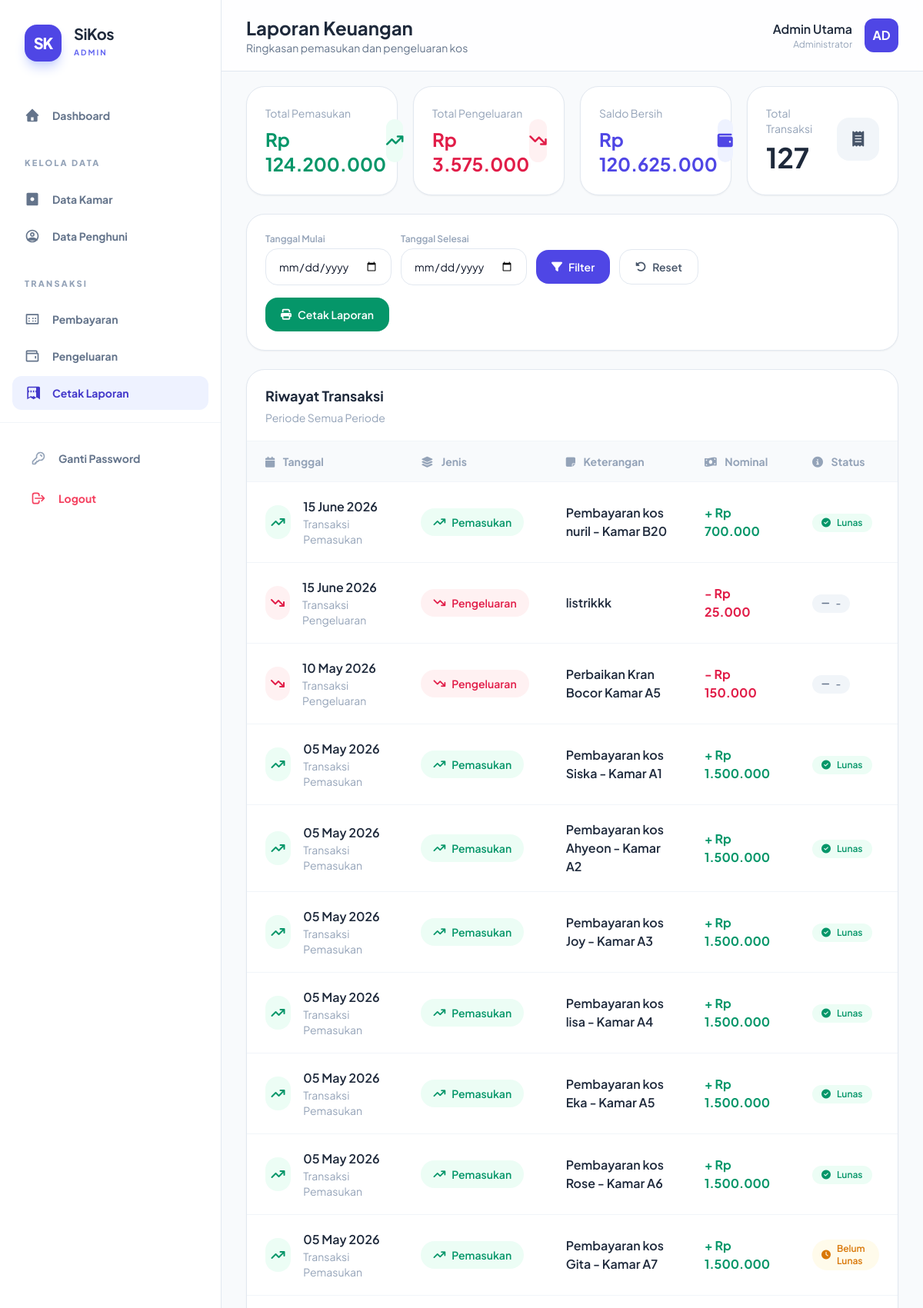
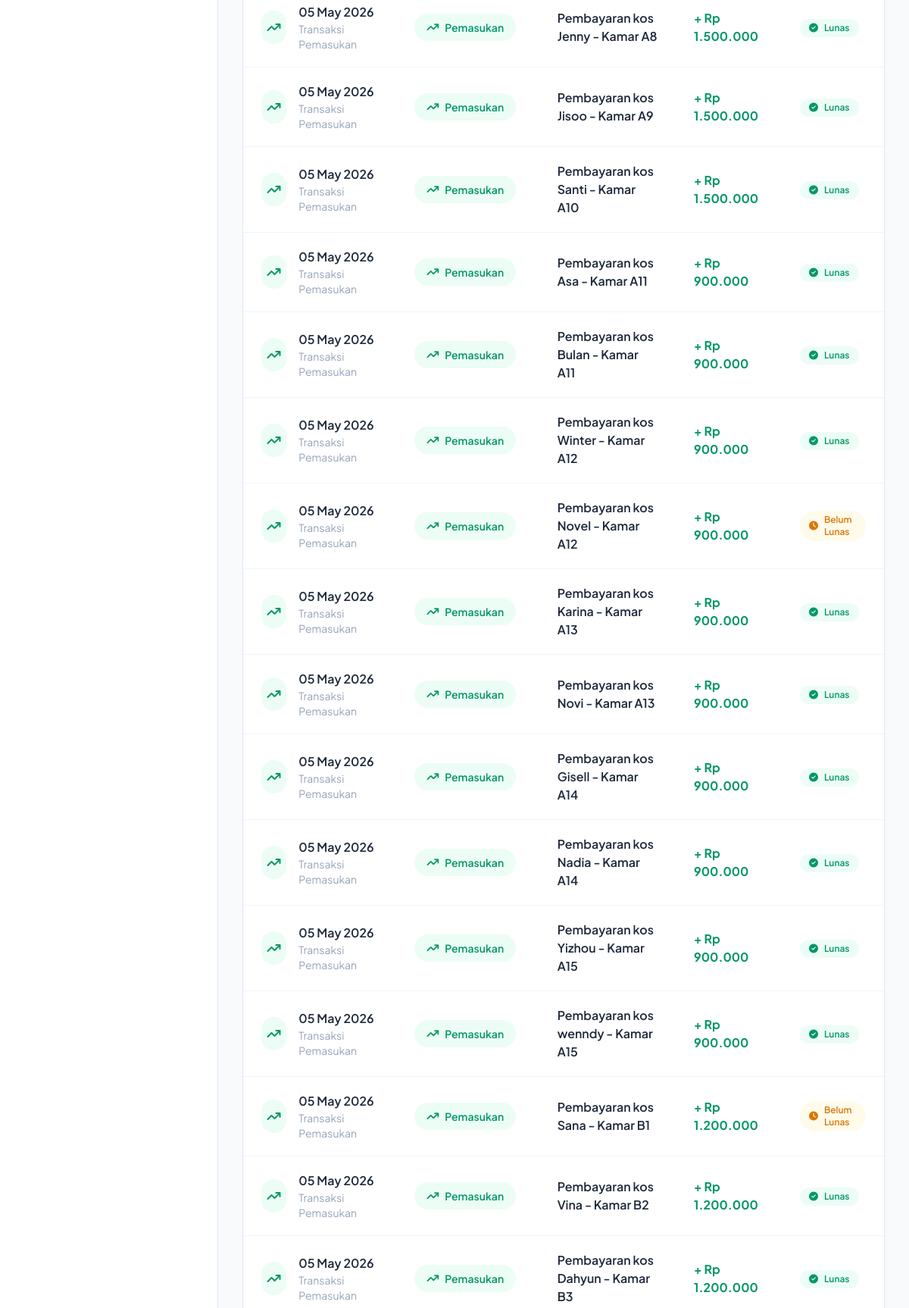
Page /modules/laporan/index.php (signed in, upper part) on the committed database (2 pictures, top to bottom).
### tables this page shows
CREATE TABLE `pengeluaran` (
  `id_pengeluaran` int NOT NULL,
  `id_admin` int DEFAULT NULL,
  `tanggal` date DEFAULT NULL,
  `keterangan` varchar(255) DEFAULT NULL,
  `jumlah` decimal(15,2) DEFAULT NULL
);

CREATE TABLE `pembayaran` (
  `id_pembayaran` int NOT NULL,
  `id_admin` int DEFAULT NULL,
  `id_penghuni` int DEFAULT NULL,
  `id_kamar` int DEFAULT NULL,
  `tanggal_bayar` date DEFAULT NULL,
  `bulan_bayar` varchar(20) DEFAULT NULL,
  `jumlah_bayar` decimal(15,2) DEFAULT NULL,
  `status_pembayaran` enum('Lunas','Belum Lunas') DEFAULT NULL
);

### modules/laporan/index.php (the view, shortened to what the rows shown need)
<?php
require_once '../../config/db.php';
$columns = [];
$colQuery = mysqli_query($conn, "SHOW COLUMNS FROM pengeluaran");
while ($col = mysqli_fetch_assoc($colQuery)) {
    $columns[] = $col['Field'];
}
function pickColumn($columns, $candidates)
{
    foreach ($candidates as $c) {
        if (in_array($c, $columns)) {
            return $c;
        }
    }
    return null;
}
$idPengeluaranCol = pickColumn($columns, [
    'id_pengeluaran',
    'id'
]);
$tanggalPengeluaranCol = pickColumn($columns, [
    'tanggal_pengeluaran',
    'tgl_pengeluaran',
    'tanggal',
    'tgl',
    'tanggal_transaksi',
    'tgl_transaksi'
]);
$jumlahPengeluaranCol = pickColumn($columns, [
    'jumlah_pengeluaran',
    'nominal_pengeluaran',
    'total_pengeluaran',
    'biaya_pengeluaran',
    'jumlah',
    'nominal',
    'total',
    'biaya'
]);
$keteranganPengeluaranCol = pickColumn($columns, [
    'keterangan',
    'deskripsi',
    'catatan',
    'detail',
    'nama_pengeluaran',
    'keperluan',
    'uraian'
]);
$filterPembayaran = "1=1";
$filterPengeluaran = "1=1";
$totalPemasukan = mysqli_fetch_assoc(mysqli_query($conn, "
    SELECT SUM(jumlah_bayar) as total
    FROM pembayaran
    WHERE $filterPembayaran
    AND status_pembayaran = 'Lunas'
"))['total'] ?? 0;
$totalPengeluaran = mysqli_fetch_assoc(mysqli_query($conn, "
    SELECT SUM($jumlahPengeluaranCol) as total
    FROM pengeluaran
    WHERE $filterPengeluaran
"))['total'] ?? 0;
$totalTransaksiPembayaran = mysqli_fetch_assoc(mysqli_query($conn, "
    SELECT COUNT(*) as total
    FROM pembayaran
    WHERE $filterPembayaran
"))['total'] ?? 0;
$totalTransaksiPengeluaran = mysqli_fetch_assoc(mysqli_query($conn, "
    SELECT COUNT(*) as total
    FROM pengeluaran
    WHERE $filterPengeluaran
"))['total'] ?? 0;
$totalTransaksi = $totalTransaksiPembayaran + $totalTransaksiPengeluaran;
$saldoBersih = ($totalPemasukan ?? 0) - ($totalPengeluaran ?? 0);
$qPembayaran = mysqli_query($conn, "
    SELECT
        pembayaran.id_pembayaran as id,
        pembayaran.tanggal_bayar as tanggal,
        pembayaran.jumlah_bayar as nominal,
        pembayaran.status_pembayaran as status,
        penghuni.nama_penghuni,
        kamar.nomor_kamar
    FROM pembayaran
    LEFT JOIN penghuni
        ON pembayaran.id_penghuni = penghuni.id_penghuni
    LEFT JOIN kamar
        ON pembayaran.id_kamar = kamar.id_kamar
    WHERE $filterPembayaran
");
$qPengeluaran = mysqli_query($conn, "
    SELECT
        $idPengeluaranCol as id,
        $tanggalPengeluaranCol as tanggal,
        $jumlahPengeluaranCol as nominal,
        $keteranganPengeluaranCol as keterangan
    FROM pengeluaran
    WHERE $filterPengeluaran
");
$transaksi = [];
while ($p = mysqli_fetch_assoc($qPembayaran)) {
    $transaksi[] = [
        'tanggal' => $p['tanggal'],
        'jenis' => 'Pemasukan',
        'keterangan' => 'Pembayaran kos ' . ($p['nama_penghuni'] ?? '-') . ' - Kamar ' . ($p['nomor_kamar'] ?? '-'),
        'nominal' => $p['nominal'],
        'status' => $p['status']
    ];
}
while ($k = mysqli_fetch_assoc($qPengeluaran)) {
    $transaksi[] = [
        'tanggal' => $k['tanggal'],
        'jenis' => 'Pengeluaran',
        'keterangan' => $k['keterangan'],
        'nominal' => $k['nominal'],
        'status' => '-'
    ];
}
usort($transaksi, function ($a, $b) {
    return strtotime($b['tanggal']) - strtotime($a['tanggal']);
});
include '../../includes/header.php';
?>
<?php include '../../includes/sidebar.php'; ?>
<div class="ml-72 min-h-screen bg-slate-50">
    <div class="fixed top-0 left-72 right-0 bg-white/80 backdrop-blur border-b border-slate-200 px-8 py-5 z-40">
        <div class="flex justify-between items-center">
            <div>
                <h1 class="text-2xl font-bold text-slate-800">
                    Laporan Keuangan
                </h1>
            </div>
        </div>
    </div>
    <main class="pt-28 px-8 pb-10">
        <div class="grid grid-cols-1 md:grid-cols-4 gap-5 mb-6">
            <div class="bg-white rounded-3xl p-6 border border-slate-200 shadow-sm">
                <div class="flex justify-between items-center">
                    <div>
                        <h2 class="text-2xl font-bold text-emerald-600 mt-2">
                            Rp <?= number_format($totalPemasukan ?? 0, 0, ',', '.') ?>
                        </h2>
                    </div>
                </div>
            </div>
            <div class="bg-white rounded-3xl p-6 border border-slate-200 shadow-sm">
                <div class="flex justify-between items-center">
                    <div>
                        <h2 class="text-2xl font-bold text-rose-600 mt-2">
                            Rp <?= number_format($totalPengeluaran ?? 0, 0, ',', '.') ?>
                        </h2>
                    </div>
                </div>
            </div>
            <div class="bg-white rounded-3xl p-6 border border-slate-200 shadow-sm">
                <div class="flex justify-between items-center">
                    <div>
                        <h2 class="text-2xl font-bold <?= $saldoBersih >= 0 ? 'text-indigo-600' : 'text-rose-600' ?> mt-2">
                            Rp <?= number_format($saldoBersih ?? 0, 0, ',', '.') ?>
                        </h2>
                    </div>
                </div>
            </div>
            <div class="bg-white rounded-3xl p-6 border border-slate-200 shadow-sm">
                <div class="flex justify-between items-center">
                    <div>
                        <h2 class="text-4xl font-bold text-slate-800 mt-2">
                            <?= $totalTransaksi ?>
                        </h2>
                    </div>
                </div>
            </div>
        </div>
        <div class="bg-white rounded-3xl border border-slate-200 shadow-sm overflow-hidden">
            <div class="px-6 py-5 border-b border-slate-100">
                <h2 class="font-bold text-slate-800 text-lg">
                    Riwayat Transaksi
                </h2>
            </div>
            <div class="overflow-x-auto">
                <table class="w-full">
                    <thead class="bg-slate-50">
                        <tr class="text-slate-400 text-sm">
                            <th class="px-6 py-4 text-left">
                                <i class="fa-solid fa-calendar mr-2"></i>
                                Tanggal
                            </th>
                            <th class="px-6 py-4 text-left">
                                <i class="fa-solid fa-layer-group mr-2"></i>
                                Jenis
                            </th>
                            <th class="px-6 py-4 text-left">
                                <i class="fa-solid fa-note-sticky mr-2"></i>
                                Keterangan
                            </th>
                            <th class="px-6 py-4 text-left">
                                <i class="fa-solid fa-money-bill-wave mr-2"></i>
                                Nominal
                            </th>
                            <th class="px-6 py-4 text-left">
                                <i class="fa-solid fa-circle-info mr-2"></i>
                                Status
                            </th>
                        </tr>
                    </thead>
                    <tbody>
                        <?php if (count($transaksi) > 0) { ?>
                            <?php foreach ($transaksi as $t) { ?>
                                <tr class="border-t border-slate-100 hover:bg-slate-50 transition">
                                    <td class="px-6 py-5">
                                        <div class="flex items-center gap-4">
                                            <div class="w-11 h-11 rounded-2xl <?= $t['jenis'] == 'Pemasukan' ? 'bg-emerald-50 text-emerald-600' : 'bg-rose-50 text-rose-600' ?> flex items-center justify-center">
                                                <i class="fa-solid <?= $t['jenis'] == 'Pemasukan' ? 'fa-arrow-trend-up' : 'fa-arrow-trend-down' ?>"></i>
                                            </div>
                                            <div>
                                                <h3 class="font-semibold text-slate-800">
                                                    <?= !empty($t['tanggal']) ? date('d F Y', strtotime($t['tanggal'])) : '-' ?>
                                                </h3>
                                                <p class="text-sm text-slate-400">
                                                    Transaksi <?= $t['jenis'] ?>
                                                </p>
                                            </div>
                                        </div>
                                    </td>
                                    <td class="px-6 py-5">
                                        <?php if ($t['jenis'] == 'Pemasukan') { ?>
                                            <span class="inline-flex items-center gap-2 px-4 py-2 rounded-full bg-emerald-50 text-emerald-600 text-sm font-semibold">
                                                <i class="fa-solid fa-arrow-trend-up"></i>
                                                Pemasukan
                                            </span>
                                        <?php } else { ?>
                                            <span class="inline-flex items-center gap-2 px-4 py-2 rounded-full bg-rose-50 text-rose-600 text-sm font-semibold">
                                                <i class="fa-solid fa-arrow-trend-down"></i>
                                                Pengeluaran
                                            </span>
                                        <?php } ?>
                                    </td>
                                    <td class="px-6 py-5">
                                        <h3 class="font-semibold text-slate-800">
                                            <?= htmlspecialchars($t['keterangan']) ?>
                                        </h3>
                                    </td>
                                    <td class="px-6 py-5">
                                        <span class="font-bold <?= $t['jenis'] == 'Pemasukan' ? 'text-emerald-600' : 'text-rose-600' ?>">
                                            <?= $t['jenis'] == 'Pemasukan' ? '+' : '-' ?>
                                            Rp <?= number_format($t['nominal'] ?? 0, 0, ',', '.') ?>
                                        </span>
                                    </td>
                                    <td class="px-6 py-5">
                                        <?php if ($t['jenis'] == 'Pemasukan') { ?>
                                            <?php if ($t['status'] == 'Lunas') { ?>
                                                <span class="inline-flex items-center gap-2 px-3 py-1 rounded-full bg-emerald-50 text-emerald-600 text-xs font-semibold">
                                                    <i class="fa-solid fa-circle-check"></i>
                                                    Lunas
                                                </span>
                                            <?php } else { ?>
                                                <span class="inline-flex items-center gap-2 px-3 py-1 rounded-full bg-amber-50 text-amber-600 text-xs font-semibold">
                                                    <i class="fa-solid fa-clock"></i>
                                                    <?= $t['status'] ?>
                                                </span>
                                            <?php } ?>
                                        <?php } else { ?>
                                            <span class="inline-flex items-center gap-2 px-3 py-1 rounded-full bg-slate-100 text-slate-500 text-xs font-semibold">
                                                <i class="fa-solid fa-minus"></i>
                                                -
                                            </span>
                                        <?php } ?>
                                    </td>
                                </tr>
                            <?php } ?>
                        <?php } ?>
                    </tbody>
                </table>
            </div>
        </div>
    </main>
</div>
<?php include '../../includes/footer.php'; ?>

### rows in the picture
pengeluaran: tanggal "15 June 2026", jenis "Pengeluaran", keterangan "listrikkk", jumlah "25.000"
pengeluaran: tanggal "10 May 2026", jenis "Pengeluaran", keterangan "Perbaikan Kran Bocor Kamar A5", jumlah "150.000"
pembayaran: tanggal_bayar "05 May 2026", jenis "Pemasukan", keterangan "Pembayaran kos Gita - Kamar A7", jumlah_bayar "1.500.000", status_pembayaran "Belum Lunas"
pembayaran: tanggal_bayar "05 May 2026", jenis "Pemasukan", keterangan "Pembayaran kos Novel - Kamar A12", jumlah_bayar "900.000", status_pembayaran "Belum Lunas"

### other values in the picture
$_SESSION['admin_nama'] "Admin Utama"
substr($_SESSION['admin_nama'], 0, 2) "AD"
$totalPemasukan "124.200.000"
$totalPengeluaran "3.575.000"
$saldoBersih "120.625.000"
$totalTransaksi "127"
$labelPeriode "Semua Periode"
date('d F Y', strtotime($t['tanggal'])) "15 June 2026"
$t['jenis'] "Pemasukan"
$t['keterangan'] "Pembayaran kos nuril - Kamar B20"
$t['nominal'] "700.000"
date('d F Y', strtotime($t['tanggal'])) "05 May 2026"
$t['keterangan'] "Pembayaran kos Siska - Kamar A1"
$t['nominal'] "1.500.000"
$t['keterangan'] "Pembayaran kos Ahyeon - Kamar A2"
